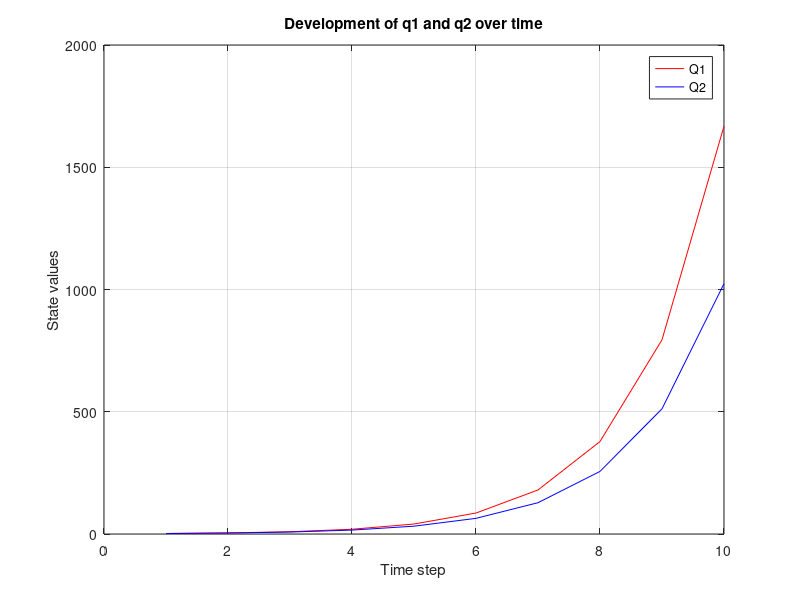

Here is the MATLAB script that generated this plot:
% Prepare system variables (2-dim)

% Number of iterations
n = 10;

% Values Q
Q = [1 1];

% Change values dQ1, dQ2
dQ = [0 0];

% Scenario 1: Singular node feeding itself with positive coefficient
C1 = [1.1 0; 0 1];

% Scenario 2: Singular node feeding itself with negative coefficient
C2 = [0.9, 0; 0, 1];

% Scenario 3: Two nodes impacting each other positively
C3 = [1, 0.1; 0.1, 1];

% Scenario 4: Two nodes impacting each other negatively
C4 = [1, -0.1; -0.1, 1];

% Array to collect development Q(1)
Show1 = zeros(1,n);

% Array to collect development Q(2)
Show2 = zeros(1,n);

% Store initial values
Show1(1) = Q(1);
Show2(1) = Q(2);

% Iterate system
for i = 1:n
    % Compute change values
    dQ = Q * C1;
    % Update value
    Q = Q + dQ;
    % Store updated values as array
    Show1(i) = Q(1);
    Show2(i) = Q(2);
end

% Plot the results
figure;
plot(1:n, Show1, 'r', 'DisplayName', 'Q1');
hold on;
plot(1:n, Show2, 'b', 'DisplayName', 'Q2');
xlabel('Time step');
ylabel('State values');
title('Development of q1 and q2 over time');
legend;
grid on;
hold off;